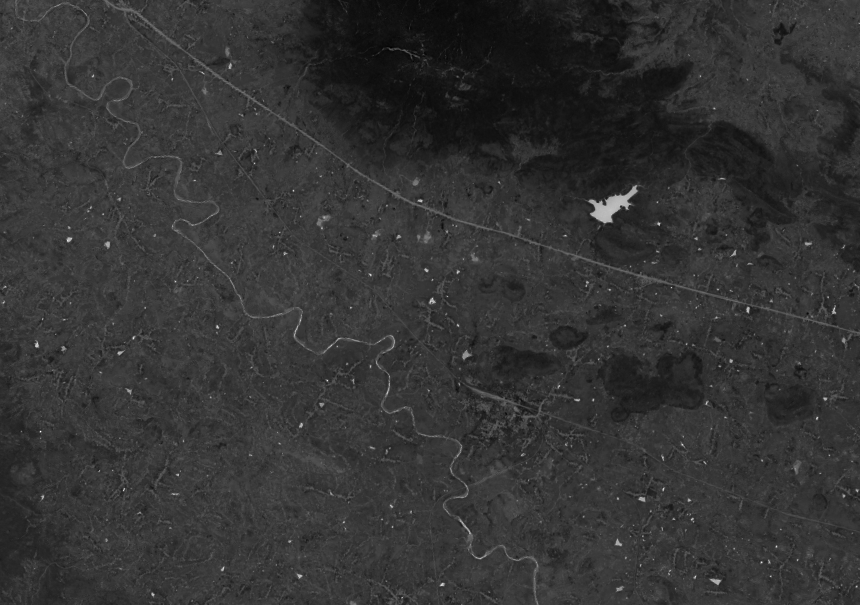
#> input picture IP LAB submission/final.png, 860 x 605 px
$ jupyter execute finalSubmit.ipynb
#> lines starting #> are read from the running program, lines starting #| are printed output that depends on the picture; after the words box and inside, x2 and y2 are one past the last pixel; in counts of white or black regions, pixels touching at a corner belong together; long printed decimals are rounded
[cell 1]
import numpy as np
from math import pi
from numpy import cos, sin, rad2deg
from skimage import io
from skimage.io import imread
from skimage.color import rgb2gray
from skimage.filters import sobel, sobel_h, sobel_v, threshold_mean,threshold_otsu, threshold_local, threshold_niblack, threshold_sauvola, threshold_triangle, threshold_yen, gaussian, apply_hysteresis_threshold
from skimage.feature import canny,corner_harris, corner_peaks
from skimage.transform import hough_line, hough_line_peaks, probabilistic_hough_line
# from matplotlib.pyplot import figure, imshow, title, subplot, plot, show, plot, xlabel, ylabel, axis
from matplotlib.pyplot import figure, imshow, title, subplot, plot, show, plot, xlabel, ylabel, axis, colorbar, clim,Circle
import sys
import time
sys.setrecursionlimit(1500)

[cell 2]
_img = io.imread('final.png')
# _img=io.imread("raa.png")
# use the below line if internet is not available and comment the above line

# _img = imread('riv1.png')
# _img=io.imread("im.png")

figure(figsize=(20,17))

subplot(1,2,1)
title("Original image")
imshow(_img, cmap="gray")
img = _img
#> img is the input picture: shape (605, 860); min 0, max 255, mean 52
if(len(_img.shape) == 3):
    img = rgb2gray(_img)
    img = img*255

subplot(1,2,2)
title("Original GrayScale image")
imshow(img, cmap="gray")

show()
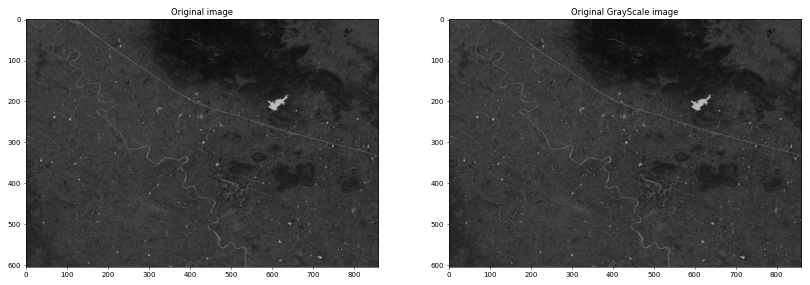
#> figure drawn by matplotlib, 2 panels
print(img.shape)
#| (605, 860)

[cell 3]
g = img
g = sobel(g)
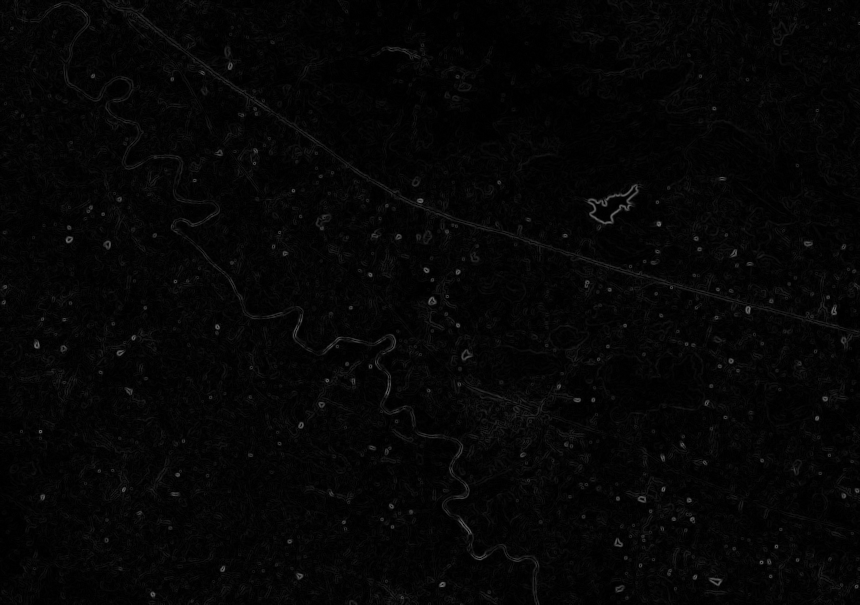
#> g: shape (605, 860) float64; min 0, max 0.43, mean 0.0231
print(threshold_otsu(g))
#| 0.0646
g = g>threshold_otsu(g)
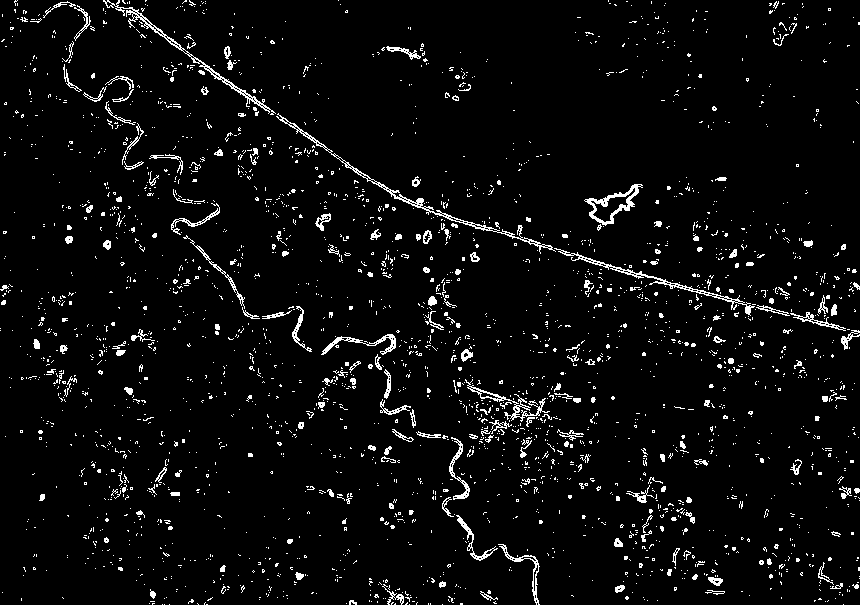
#> g: shape (605, 860) bool; 4.4% white in thin lines or dots
figure(figsize=(17,12))
imshow(g, cmap="gray")

[cell 4]
temp = (canny(img))
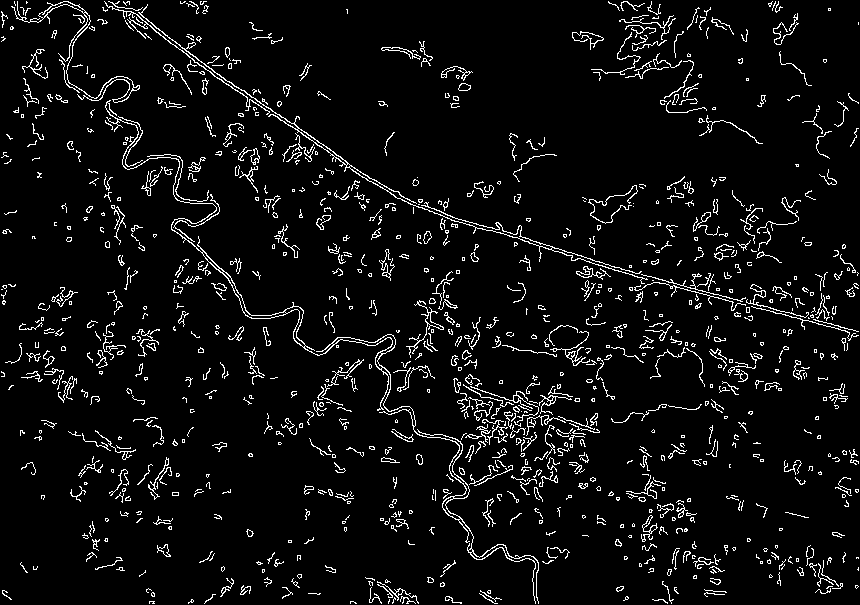
#> temp: shape (605, 860) bool; 5.6% white in thin lines or dots
# temp = _imgSobel.cimshowy()/255

# temp = g

N, M = temp.shape
#> N = 605; M = 860

lines1 = probabilistic_hough_line(
    temp, threshold=88, line_length=15, line_gap=2)
#> lines1 = 120 items

figure(figsize=(14, 11))
imshow(img, cmap="gray")

# for line in lines1:
#     p0, p1 = line
#     plot((p0[0], p1[0]), (p0[1], p1[1]), color='b', linewidth=1)


lines = probabilistic_hough_line(
    temp, threshold=100, line_length=75, line_gap = 5)
#> lines = 15 items

for line in lines:
    p0, p1 = line
    plot((p0[0], p1[0]), (p0[1], p1[1]), color='w', linewidth=3)
#> this loop made 15 passes
#> (p0, p1) on passes 1 to 12: ((741, 301), (651, 276)), ((349, 166), (194, 61)), ((706, 292), (577, 255)), ((345, 160), (205, 65)), ((662, 283), (524, 241)), ((858, 331), (746, 301)), ((858, 335), (739, 303)), ((530, 239), (445, 214)), ((745, 305), (653, 280)), ((315, 142), (213, 75)), ((545, 412), (470, 386)), ((529, 242), (447, 218))

axis((0, M, N, 0))
title("Straight Line detection")
show()
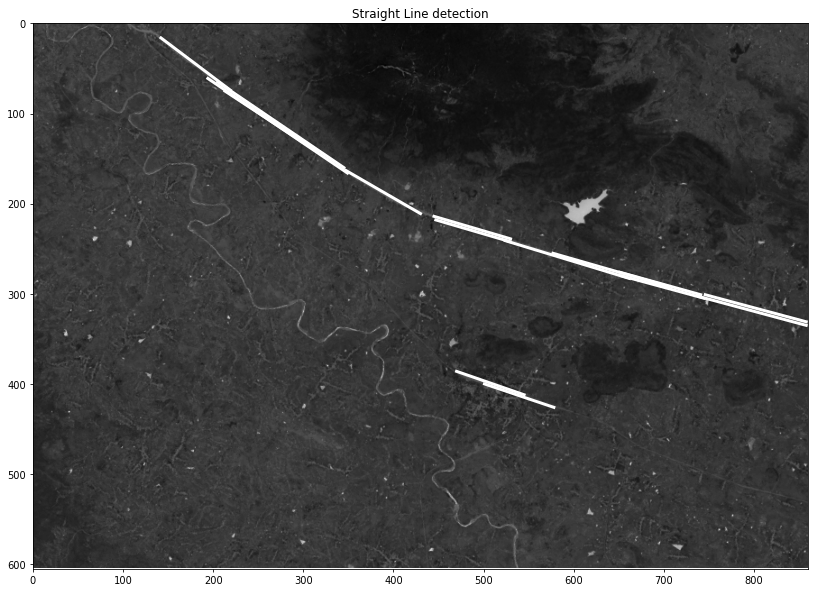
#> figure drawn by matplotlib, 1 panel

[cell 5]
def floodFill(image, sr: int, sc: int):
    mxx =0;
    color = True
    newColor = False
    if color == newColor:
        return image

    stack = [(sr, sc)]
    while stack:
        # mxx = max(len(stack), mxx)
        x, y = stack.pop()
        if image[x][y] != color:
            continue

        image[x][y] = newColor

        if x > 0:
            stack.append((x-1, y))
        if y > 0:
            stack.append((x, y-1))
        if x < len(image)-1:
            stack.append((x+1, y))
        if y < len(image[0])-1:
            stack.append((x, y+1))
        if x > 0 and y > 0:
            stack.append((x-1, y-1))
        if x > 0 and y < len(image[0])-1:
            stack.append((x-1, y+1))
        if x < len(image)-1 and y > 0:
            stack.append((x+1, y-1))
        if x < len(image)-1 and y < len(image[0])-1:
            stack.append((x+1, y+1))

    return image

[cell 6]
def MfloodFill(image, sr: int, sc: int):
    mxx =0;
    color = True
    newColor = False
    if color == newColor:
        return image

    stack = [(sr, sc)]
    while stack:
        mxx = max(len(stack), mxx)
        x, y = stack.pop()
        if image[x][y] != color:
            continue

        image[x][y] = newColor

        if x > 0:
            stack.append((x-1, y))
        if y > 0:
            stack.append((x, y-1))
        if x < len(image)-1:
            stack.append((x+1, y))
        if y < len(image[0])-1:
            stack.append((x, y+1))
        if x > 0 and y > 0:
            stack.append((x-1, y-1))
        if x > 0 and y < len(image[0])-1:
            stack.append((x-1, y+1))
        if x < len(image)-1 and y > 0:
            stack.append((x+1, y-1))
        if x < len(image)-1 and y < len(image[0])-1:
            stack.append((x+1, y+1))

    return image,mxx

[cell 7]
# temp = (canny(masking(img, gaussian)))
# temp = _imgSobel.copy()/255
for line in lines:
    p0, p1 = line
    # print(p0, p1)
    M, N = temp.shape
    for i in range(p0[0]-3, p0[0]+3):
        for j in range(p0[1]-3, p0[1]+3):
            if i>=0 and i<N and j>=0 and j<M:
                if temp[j,i] == True:
                    floodFill(temp, j, i)
                    break

    for i in range(p1[0]-13, p1[0]+13):
        for j in range(p1[1]-3, p1[1]+3):
            if i>=0 and i<temp.shape[1] and j>=0 and j<temp.shape[0] and temp[j,i] == True:
                floodFill(temp, j, i)
                break
#> this loop made 15 passes
#> (p0, p1) on passes 1, 2, 3, 4, 5, 6, 7, 9, 10, 11, 12, 13: ((741, 301), (651, 276)), ((349, 166), (194, 61)), ((706, 292), (577, 255)), ((345, 160), (205, 65)), ((662, 283), (524, 241)), ((858, 331), (746, 301)), ((858, 335), (739, 303)), ((745, 305), (653, 280)), ((315, 142), (213, 75)), ((545, 412), (470, 386)), ((529, 242), (447, 218)), ((219, 74), (142, 16))
#> (p0, p1) on passes 8, 15: ((530, 239), (445, 214)), ((430, 211), (347, 163))
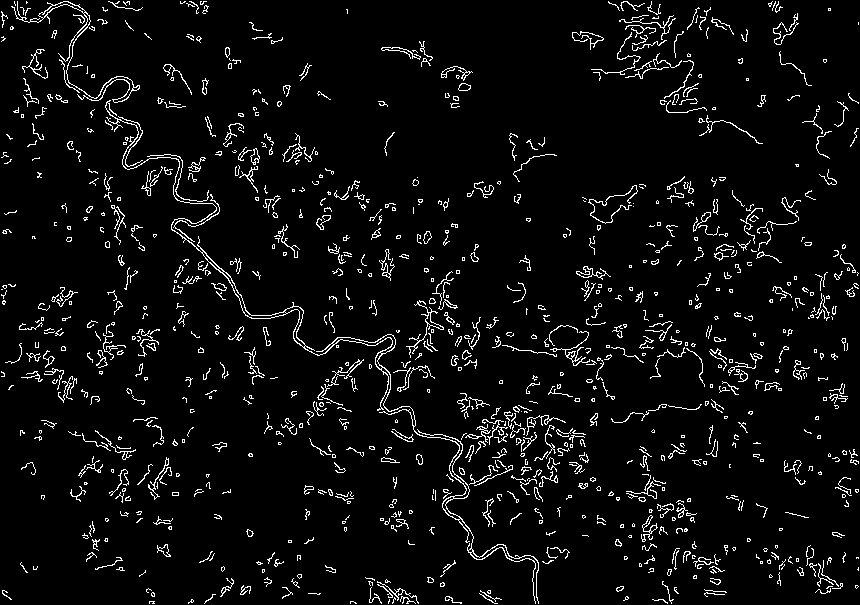
#> temp: shape (605, 860) bool; 5% white in thin lines or dots

# plot(i, j, color='red', marker='+', linestyle='none')
# axis((0,M,N,0))
figure(figsize=(19,14))
subplot(1,2,1)
imshow(temp, cmap="gray")
title("Curves in the image")

straight = canny(img) ^ temp
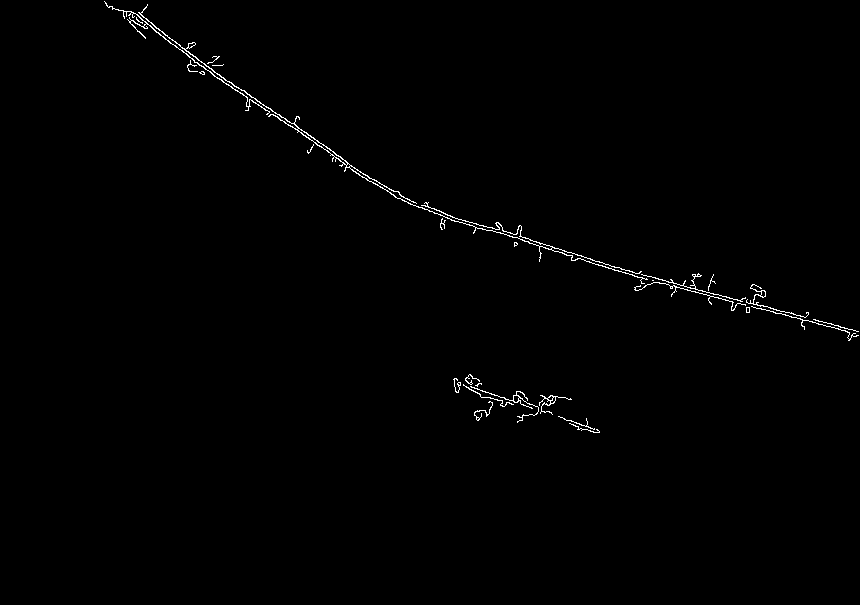
#> straight: shape (605, 860) bool; 0.62% white in thin lines or dots, all inside (x1, y1, x2, y2) = (104, 1, 859, 433)
subplot(1,2,2)
imshow(straight, cmap="gray")
title("Straight lines in the image")

show()

[cell 8]
mxx = 0
# print (temp)
imcopy = temp.copy()
# imshow(temp, cmap="gray")

for i in range (0, temp.shape[0]):
    for j in range (0, temp.shape[1]):
        if imcopy[i,j] == True:
            _,k = MfloodFill(imcopy, i, j)
            if(k>mxx):
                mxx = k
                a,b = i,j
#> imcopy: shape (605, 860) bool; 5.03% of pixels changed, all inside (x1, y1, x2, y2) = (1, 1, 859, 604)
#> after the loop, a = 100; b = 109; mxx = 4255
imcopy = temp.copy()

flo,_ = MfloodFill(imcopy, a, b)
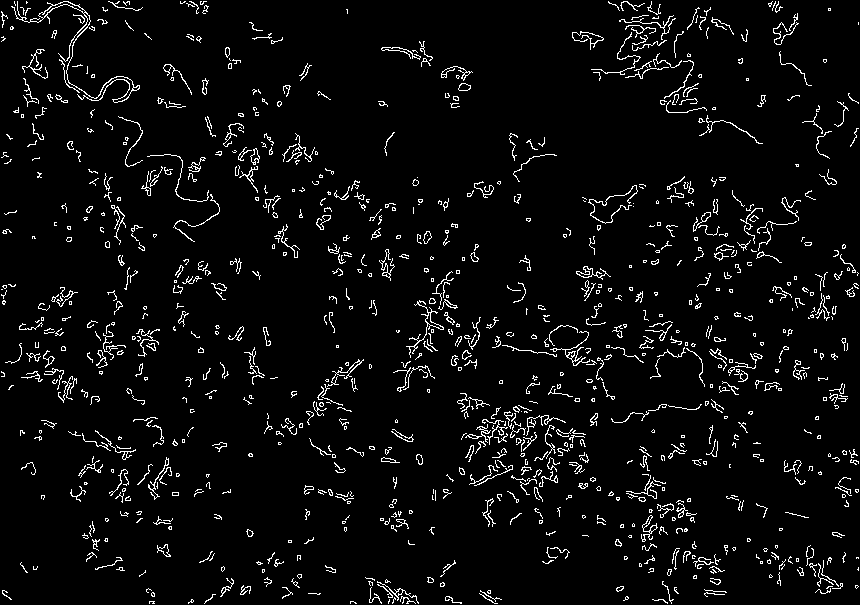
#> flo: shape (605, 860) bool; 4.6% white in thin lines or dots
flo = flo ^ temp
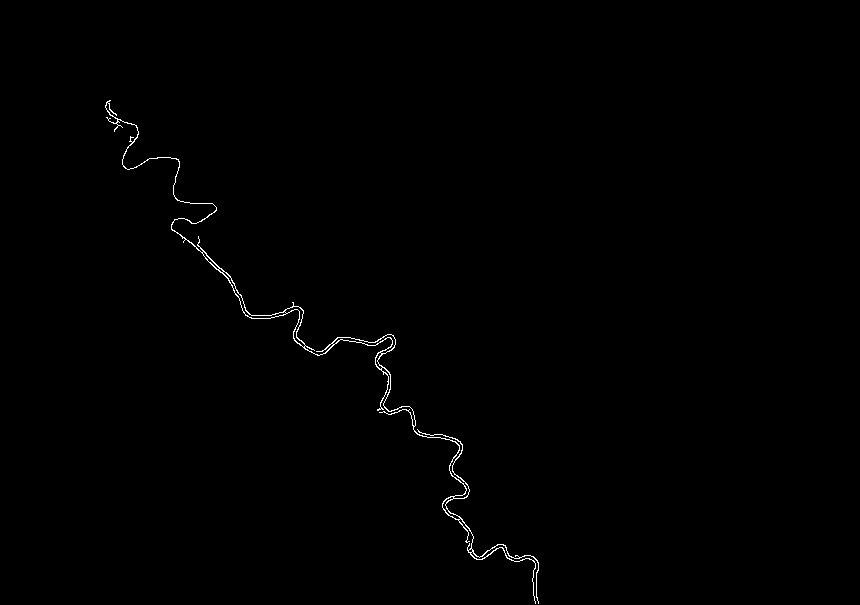
#> flo: shape (605, 860) bool; 0.42% white in thin lines or dots, all inside (x1, y1, x2, y2) = (105, 100, 539, 604)
figure(figsize=(19,14))
subplot(1,2,1)
imshow(temp, cmap="gray")
title("Curves in the image")
subplot(1,2,2)
title("river")

imshow(flo, cmap="gray")
